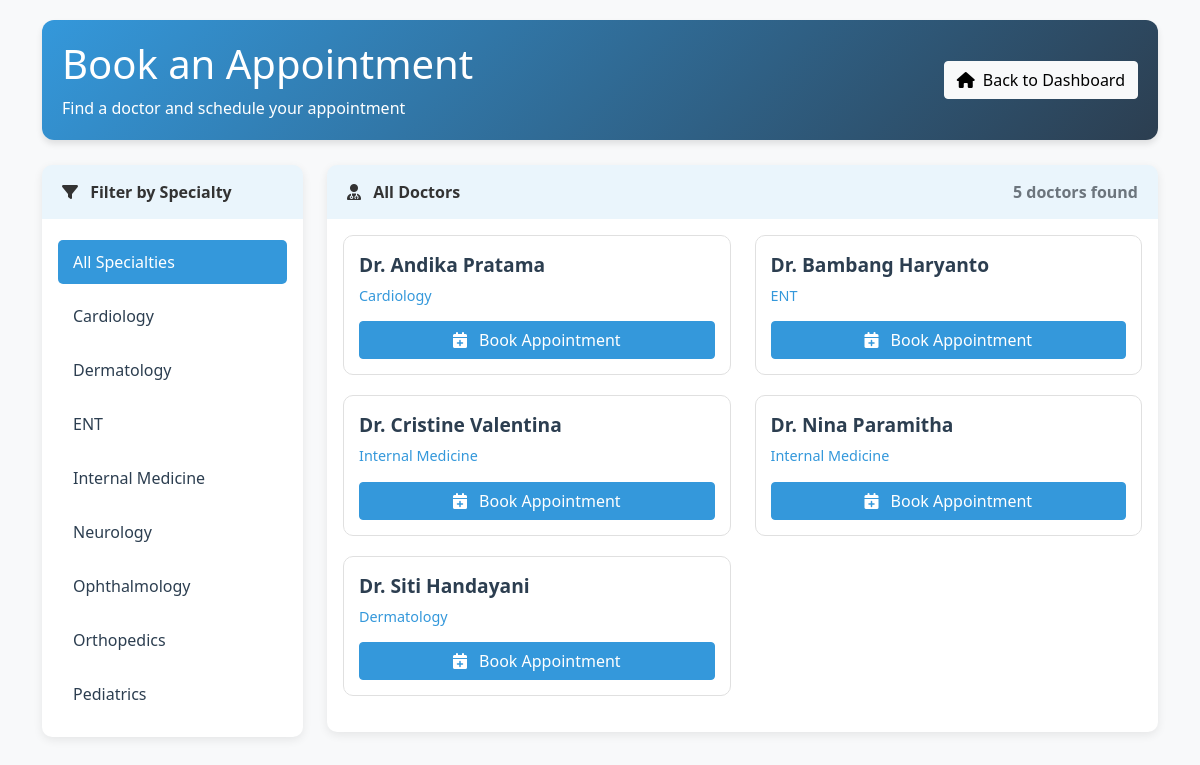
Screenshot of /book_appointment.php (signed in) with the database file from the repository.
### tables this page shows
CREATE TABLE `specialties` (
  `specialty_id` int(11) NOT NULL,
  `name` varchar(100) NOT NULL
);

CREATE TABLE `doctors` (
  `doctor_id` int(11) NOT NULL,
  `name` varchar(100) NOT NULL,
  `specialty_id` int(11) NOT NULL,
  `room_number` varchar(20) NOT NULL,
  `phone` varchar(20) NOT NULL,
  `email` varchar(100) NOT NULL,
  `username` varchar(50) NOT NULL,
  `password` varchar(255) NOT NULL,
  `created_at` timestamp NOT NULL DEFAULT current_timestamp()
);

### book_appointment.php (the view, shortened to what this page needs)
<?php
require_once "config.php";
$sql = "SELECT specialty_id, name FROM specialties ORDER BY name";
if($stmt = mysqli_prepare($conn, $sql)){
    if(mysqli_stmt_execute($stmt)){
        $specialties_result = mysqli_stmt_get_result($stmt);
    }
}
$selected_specialty = null;
$doctors = [];
if(isset($_GET['specialty']) && !empty($_GET['specialty'])){
    $selected_specialty = $_GET['specialty'];
    $sql = "SELECT d.doctor_id, d.name, s.name as specialty_name, s.specialty_id
            FROM doctors d
            JOIN specialties s ON d.specialty_id = s.specialty_id
            WHERE d.specialty_id = ?
            ORDER BY d.name";
    if($stmt = mysqli_prepare($conn, $sql)){
        mysqli_stmt_bind_param($stmt, "i", $selected_specialty);
        if(mysqli_stmt_execute($stmt)){
            $doctors_result = mysqli_stmt_get_result($stmt);
            while($doctor = mysqli_fetch_array($doctors_result)){
                $doctors[] = $doctor;
            }
        }
        mysqli_stmt_close($stmt);
    }
} else {
    $sql = "SELECT d.doctor_id, d.name, s.name as specialty_name, s.specialty_id
            FROM doctors d
            JOIN specialties s ON d.specialty_id = s.specialty_id
            ORDER BY d.name";
    if($stmt = mysqli_prepare($conn, $sql)){
        if(mysqli_stmt_execute($stmt)){
            $doctors_result = mysqli_stmt_get_result($stmt);
            while($doctor = mysqli_fetch_array($doctors_result)){
                $doctors[] = $doctor;
            }
        }
    }
}
?>
<!DOCTYPE html>
<html lang="en">
<head>
    <link rel="stylesheet" href="https://cdnjs.cloudflare.com/ajax/libs/bootstrap/5.1.3/css/bootstrap.min.css">
    <link rel="stylesheet" href="https://cdnjs.cloudflare.com/ajax/libs/font-awesome/6.0.0-beta3/css/all.min.css">
</head>
<body>
    <div class="container">
        <div class="dashboard-header">
            <div class="row align-items-center">
                <div class="col-md-6">
                    <h1>Book an Appointment</h1>
                    <p class="mb-0">Find a doctor and schedule your appointment</p>
                </div>
                <div class="col-md-6 text-md-end">
                    <a href="patient_dashboard.php" class="btn btn-light"><i class="fas fa-home me-2"></i>Back to Dashboard</a>
                </div>
            </div>
        </div>
        <div class="row">
            <div class="col-lg-3 mb-4">
                <div class="card">
                    <div class="card-header">
                        <i class="fas fa-filter me-2"></i> Filter by Specialty
                    </div>
                    <div class="card-body">
                        <div class="nav flex-column nav-pills specialty-filter">
                            <a class="nav-link <?php echo !$selected_specialty ? 'active' : ''; ?>" href="book_appointment.php">
                                All Specialties
                            </a>
                            <?php
                            mysqli_data_seek($specialties_result, 0);
                            while($specialty = mysqli_fetch_array($specialties_result)):
                            ?>
                                <a class="nav-link <?php echo $selected_specialty == $specialty['specialty_id'] ? 'active' : ''; ?>"
                                   href="book_appointment.php?specialty=<?php echo $specialty['specialty_id']; ?>">
                                    <?php echo htmlspecialchars($specialty['name']); ?>
                                </a>
                            <?php endwhile; ?>
                        </div>
                    </div>
                </div>
            </div>
            <div class="col-lg-9">
                <div class="card mb-4">
                    <div class="card-header d-flex justify-content-between align-items-center">
                        <span>
                            <i class="fas fa-user-md me-2"></i>
                            <?php
                            if($selected_specialty) {
                                $specialty_name = "";
                                mysqli_data_seek($specialties_result, 0);
                                while($specialty = mysqli_fetch_array($specialties_result)) {
                                    if($specialty['specialty_id'] == $selected_specialty) {
                                        $specialty_name = $specialty['name'];
                                        break;
                                    }
                                }
                                echo htmlspecialchars($specialty_name) . " Doctors";
                            } else {
                                echo "All Doctors";
                            }
                            ?>
                        </span>
                        <span class="text-muted"><?php echo count($doctors); ?> doctors found</span>
                    </div>
                    <div class="card-body">
                        <div class="row">
                            <?php if(count($doctors) > 0): ?>
                                <?php foreach($doctors as $doctor): ?>
                                    <div class="col-lg-6">
                                        <div class="doctor-card">
                                            <div class="doctor-info">
                                                <div class="doctor-name">Dr. <?php echo htmlspecialchars($doctor['name']); ?></div>
                                                <div class="doctor-specialty"><?php echo htmlspecialchars($doctor['specialty_name']); ?></div>
                                            </div>
                                            <button type="button" class="btn btn-primary book-appointment-btn w-100"
                                                    data-bs-toggle="modal"
                                                    data-bs-target="#appointmentModal"
                                                    data-doctor-id="<?php echo $doctor['doctor_id']; ?>"
                                                    data-doctor-name="<?php echo htmlspecialchars($doctor['name']); ?>"
                                                    data-specialty="<?php echo htmlspecialchars($doctor['specialty_name']); ?>">
                                                <i class="fas fa-calendar-plus me-2"></i> Book Appointment
                                            </button>
                                        </div>
                                    </div>
                                <?php endforeach; ?>
                            <?php endif; ?>
                        </div>
                    </div>
                </div>
            </div>
        </div>
    </div>
</body>
</html>

### book_appointment.php (style rules this page uses)
:root { --primary-color: #3498db; --secondary-color: #2c3e50; --success-color: #2ecc71; --warning-color: #f39c12; --danger-color: #e74c3c; --light-color: #ecf0f1; --dark-color: #2c3e50; }
body { font-family: 'Segoe UI', Tahoma, Geneva, Verdana, sans-serif; background-color: #f8f9fa; color: #333; padding-top: 20px; padding-bottom: 40px; }
.dashboard-header { background: linear-gradient(135deg, var(--primary-color), var(--secondary-color)); color: white; border-radius: 12px; padding: 20px; margin-bottom: 25px; box-shadow: 0 4px 6px rgba(0, 0, 0, 0.1); }
.card { border: none; border-radius: 10px; box-shadow: 0 3px 10px rgba(0, 0, 0, 0.08); transition: transform 0.3s ease; margin-bottom: 20px; overflow: hidden; }
.card-header { font-weight: 600; background-color: rgba(52, 152, 219, 0.1); border-bottom: none; padding: 15px 20px; }
.doctor-card { border: 1px solid #e0e0e0; border-radius: 10px; margin-bottom: 20px; padding: 15px; transition: all 0.3s ease; }
.doctor-info { margin-bottom: 15px; }
.doctor-name { font-weight: 600; font-size: 1.2rem; color: var(--secondary-color); margin-bottom: 5px; }
.doctor-specialty { color: var(--primary-color); font-size: 0.9rem; margin-bottom: 10px; }
.btn-primary { background-color: var(--primary-color); border-color: var(--primary-color); }
.nav-pills .nav-link.active { background-color: var(--primary-color); }
.nav-pills .nav-link { color: var(--secondary-color); border-radius: 5px; padding: 10px 15px; margin: 5px 0; transition: all 0.3s ease; }

### rows the page displays
specialties: name "Cardiology"
specialties: name "Dermatology"
specialties: name "ENT"
specialties: name "Internal Medicine"
specialties: name "Neurology"
specialties: name "Ophthalmology"
specialties: name "Orthopedics"
specialties: name "Pediatrics"
doctors: name "Andika Pratama", specialty.name "Cardiology"
doctors: name "Bambang Haryanto", specialty.name "ENT"
doctors: name "Cristine Valentina", specialty.name "Internal Medicine"
doctors: name "Nina Paramitha", specialty.name "Internal Medicine"
doctors: name "Siti Handayani", specialty.name "Dermatology"

### other values shown
count($doctors) "5"
